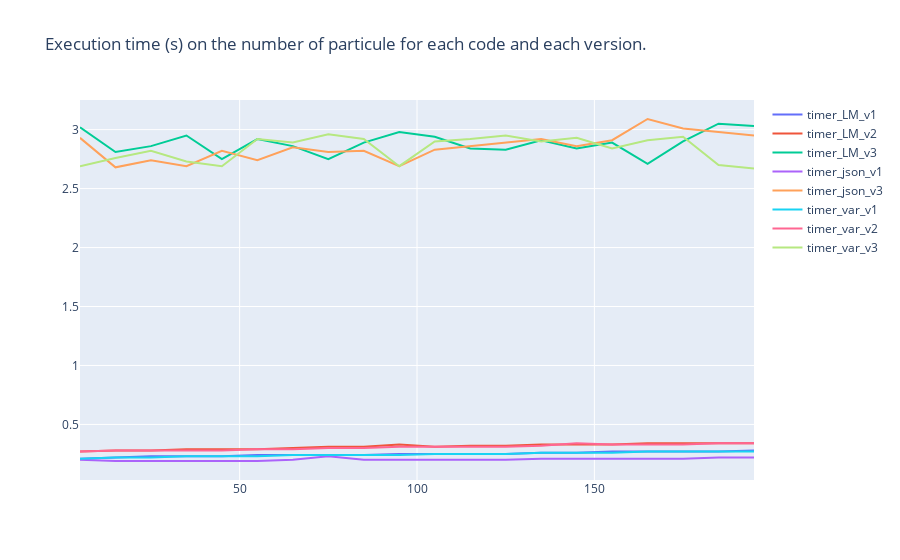

Source (notebook cell):
### Code cell
fig = go.Figure()
columns_timer = ['timer_LM_v1','timer_LM_v2','timer_LM_v3','timer_json_v1','timer_json_v3','timer_var_v1','timer_var_v2','timer_var_v3']
for exe in columns_timer : 
    fig.add_trace(go.Scatter(x=df_ite['nb_part'],y=df_ite[exe],name=exe))
fig.update_layout(title_text='Execution time (s) on the number of particule for each code and each version.')
fig.show()

### Figure 1 — Plotly figure (JSON) as saved in the notebook; plotly's stock layout.template omitted (floating-point values rounded to 4 significant figures)
{"data": [{"name": "timer_LM_v1", "type": "scatter", "x": [5, 15, 25, 35, 45, 55, 65, 75, 85, 95, 105, 115, 125, 135, 145, 155, 165, 175, 185, 195], "y": [0.21, 0.22, 0.23, 0.23, 0.23, 0.24, 0.24, 0.24, 0.24, 0.25, 0.25, 0.25, 0.25, 0.26, 0.26, 0.27, 0.27, 0.27, 0.27, 0.28]}, {"name": "timer_LM_v2", "type": "scatter", "x": [5, 15, 25, 35, 45, 55, 65, 75, 85, 95, 105, 115, 125, 135, 145, 155, 165, 175, 185, 195], "y": [0.27, 0.28, 0.28, 0.29, 0.29, 0.29, 0.3, 0.31, 0.31, 0.33, 0.31, 0.32, 0.32, 0.33, 0.33, 0.33, 0.34, 0.34, 0.34, 0.34]}, {"name": "timer_LM_v3", "type": "scatter", "x": [5, 15, 25, 35, 45, 55, 65, 75, 85, 95, 105, 115, 125, 135, 145, 155, 165, 175, 185, 195], "y": [3.02, 2.81, 2.86, 2.95, 2.75, 2.92, 2.86, 2.75, 2.89, 2.98, 2.94, 2.84, 2.83, 2.91, 2.84, 2.89, 2.71, 2.9, 3.05, 3.03]}, {"name": "timer_json_v1", "type": "scatter", "x": [5, 15, 25, 35, 45, 55, 65, 75, 85, 95, 105, 115, 125, 135, 145, 155, 165, 175, 185, 195], "y": [0.2, 0.19, 0.19, 0.19, 0.19, 0.19, 0.2, 0.23, 0.2, 0.2, 0.2, 0.2, 0.2, 0.21, 0.21, 0.21, 0.21, 0.21, 0.22, 0.22]}, {"name": "timer_json_v3", "type": "scatter", "x": [5, 15, 25, 35, 45, 55, 65, 75, 85, 95, 105, 115, 125, 135, 145, 155, 165, 175, 185, 195], "y": [2.93, 2.68, 2.74, 2.69, 2.82, 2.74, 2.85, 2.81, 2.82, 2.69, 2.83, 2.86, 2.89, 2.92, 2.86, 2.91, 3.09, 3.01, 2.98, 2.95]}, {"name": "timer_var_v1", "type": "scatter", "x": [5, 15, 25, 35, 45, 55, 65, 75, 85, 95, 105, 115, 125, 135, 145, 155, 165, 175, 185, 195], "y": [0.21, 0.22, 0.22, 0.23, 0.23, 0.23, 0.24, 0.24, 0.24, 0.24, 0.25, 0.25, 0.25, 0.26, 0.26, 0.26, 0.27, 0.27, 0.27, 0.27]}, {"name": "timer_var_v2", "type": "scatter", "x": [5, 15, 25, 35, 45, 55, 65, 75, 85, 95, 105, 115, 125, 135, 145, 155, 165, 175, 185, 195], "y": [0.27, 0.28, 0.28, 0.28, 0.28, 0.29, 0.29, 0.3, 0.3, 0.31, 0.31, 0.31, 0.31, 0.32, 0.34, 0.33, 0.33, 0.33, 0.34, 0.34]}, {"name": "timer_var_v3", "type": "scatter", "x": [5, 15, 25, 35, 45, 55, 65, 75, 85, 95, 105, 115, 125, 135, 145, 155, 165, 175, 185, 195], "y": [2.69, 2.76, 2.82, 2.73, 2.69, 2.92, 2.89, 2.96, 2.92, 2.69, 2.9, 2.92, 2.95, 2.9, 2.93, 2.84, 2.91, 2.94, 2.7, 2.67]}], "layout": {"title": {"text": "Execution time (s) on the number of particule for each code and each version."}}}
